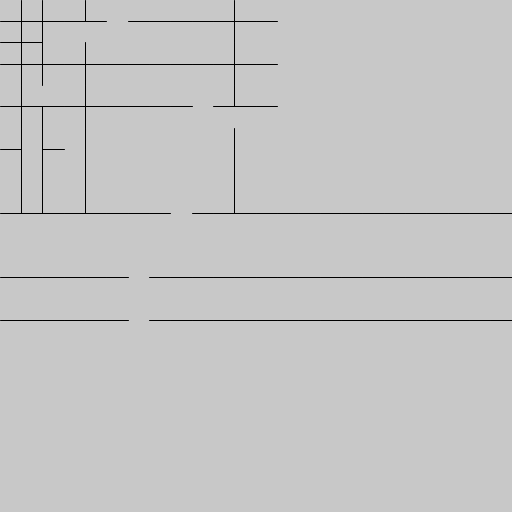
Frame 1 (no input)
Frame 2 (the mouse pressed at the canvas centre, redrawn once): identical to frame 1, image omitted

The Processing sketch that drew this single still picture (run headless with seeded random() and noise(); the mouse was pressed at the canvas centre and the sketch redrawn once):

// Processing sketch: maze_recdiv
// ── maze_recdiv.pde
// Recursive division maze
// http://weblog.jamisbuck.org/2011/1/12/maze-generation-recursive-division-algorithm
//
// 1. Choose initial cell
// 2. Can the cell visit its neighbour?
//    1. Pick random neighbour
//    2. Put the neighbour on the stack
//    3. Mark path to neighbour
// 3. Mark as "visited" and "pop"
// 4. Popping returns previous cell
// 5. Move to step 2


class Cell {
  public boolean north, south, east, west;
  public int x, y;

  Cell (int _x, int _y) {
    x = _x;
    y = _y;
    north = true;
    east = true;
    south = true;
    west = true;
  }
};

int grid;
Cell[][] cells;

int randInt(int range) {
  return (int) Math.round(random(range));
}

void subdivide(Cell[][] chamber, int x, int y, int w, int h) {
  if (w < 2 || h < 2) {
    return;
  }

  boolean horizontal = Math.random() > 0.5;

  int wx = x + ((horizontal) ? 0 : randInt(w - 2));
  int wy = y + ((horizontal) ? randInt(h - 2) : 0);

  int px = wx + ((horizontal) ? randInt(w) : 0);
  int py = wy + ((horizontal) ? 0 : randInt(h));

  int dx = horizontal ? 1 : 0;
  int dy = horizontal ? 0 : 1;

  for (int i = 0; i < (horizontal ? w : h); i++) {
    Cell cell = chamber[wy][wx];

    if (horizontal && wx != px) {
      cell.south = (wx == px) ? true : false;
    } else if (!horizontal && wy != py) {
      cell.east = (wy == py) ? true : false;
    }

    wx += dx;
    wy += dy;
  }

  int w1, h1, w2, h2;

  if (horizontal) {
    w1 = w;
    h1 = wy - y + 1;

    w2 = x;
    h2 = wy + 1;
  } else {
    w1 = wx - x + 1;
    h1 = h;

    w2 = x + w - wx - 1;
    h2 = h;
  }

  subdivide(chamber, x, y, w1, h1);

  int nx, ny;
  if (horizontal) {
    nx = x;
    ny = wy + 1;
  } else {
    nx = wx + 1;
    ny = y;
  }
  subdivide(chamber, x, y, w2, h2);
  // w, h = horizontal ? [w, wy - y + 1] : [wx - x + 1, h]
  // println(wx);
  // println(wy);
  // println(w);
  // println(h);
}

void setup () {
  grid = 24;
  size(512, 512);

  cells = new Cell[grid][grid];

  for (int y = 0; y < cells.length; y++) {
    for (int x = 0; x < cells[y].length; x++) {
      cells[y][x] = new Cell(x, y);
    }
  }

  subdivide(cells, 0, 0, grid, grid);
}

void draw () {
  background(200);
  float s = (float) width / (float) grid;

  for (int x = 0; x < cells.length; x++) {
    for (int y = 0; y < cells[x].length; y++) {
      Cell cell = cells[x][y];

      if (!cell.north) {
        line(cell.x * s, cell.y * s,
             (cell.x * s) + s, cell.y * s);
      }

      if (!cell.south) {
        line(cell.x * s, (cell.y * s) + s,
             (cell.x * s) + s, (cell.y * s) + s);
      }

      if (!cell.east) {
        line((cell.x * s) + s, cell.y * s,
             (cell.x * s) + s, (cell.y * s) + s);
      }

      if (!cell.west) {
        line(cell.x * s, cell.y * s,
             cell.x * s, (cell.y * s) + s);
      }
    }
  }

  noLoop();
}
